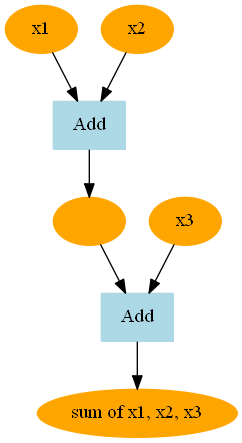
#> input picture images/sum.png, 242 x 443 px
$ jupyter execute --allow-errors 'step49 Dataset class and preprocessing.ipynb'   (older library calls are emulated)
#> lines starting #> are read from the running program, lines starting #| are printed output that depends on the picture
### dezero/transforms.py

import numpy as np
try:
    import Image
except ImportError:
    from PIL import Image
from dezero.utils import pair


class Compose:
    """Compose several transforms.

    Args:
        transforms (list): list of transforms
    """
    def __init__(self, transforms=[]):
        self.transforms = transforms

    # [8 lines left out: function __call__, not called in this run]


### PIL Convert

class Convert:
    def __init__(self, mode='RGB'):
        self.mode = mode

    # [8 lines left out: function __call__, not called in this run]

class Resize:
    """Resize the input PIL image to the given size.

    Args:
        size (int or (int, int)): Desired output size
        mode (int): Desired interpolation
    """
    def __init__(self, size, mode=Image.BILINEAR):
        self.size = pair(size)
        self.mode = mode

    def __call__(self, img):
        return img.resize(self.size, self.mode)

class CenterCrop:
    """Resize the input PIL image to the given size.

    Args:
        size (int or (int, int)): Desired output size.
        mode (int): Desired interpolation
    """
    def __init__(self, size):
        self.size = pair(size)

    # [11 lines left out: function __call__, not called in this run]

class ToArray:
    """Convert PIL Image to NumPy array."""
    def __init__(self, dtype=np.float32):
        self.dtype = dtype

    # [10 lines left out: function __call__, not called in this run]

class ToPIL:
    """Convert NumPy Image to PIL array."""
    def __call__(self, array):
        data = array.transpose(1, 2, 0)
        return Image.fromarray(data)


### Numpy Convert

class Normalize:
    """Normalize a NumPy array with mean and standard deviation

    Args:
        mean (float or sequence): mean for all values or
                                  sequence of means for each channel
        std (float or sequence): standard deviation for all values or
                                 sequence of standard deviation for each channel
    """
    def __init__(self, mean=0, std=1):
        self.mean = mean
        self.std = std

    # [14 lines left out: function __call__, not called in this run]

class Flatten:
    """Flatten a NumPy array"""
    def __call__(self, array):
        return array.flatten()

class AsType:
    def __init__(self, dtype=np.float32):
        self.dtype = dtype

    def __call__(self, array):
        return array.astype(self.dtype)

ToFloat = AsType

class ToInt(AsType):
    def __init__(self, dtype=np.int):
        self.dtype = dtype

### step49 Dataset class and preprocessing.ipynb
## `Dataset` Class

[cell 1]
import numpy as np

class Dataset:
    # [12 lines left out: functions __init__, __getitem__, not called in this run]

    def __len__(self):
        return len(self.data)

    def prepare(self):
        pass

Let's make `Spiral` class using it!

[cell 2]
class Spiral(Dataset):
    def prepare(self):
        self.data, self.label = get_spiral(self.train)

[cell 3]
import dezero

#> (the rest of this cell did not finish here and is left out)

## Case of `Big data`

we cannot maintain the big data at once at Dataset class.<br>
So we have to load everytime when we use it!

```python
class BigData(Dataset):
    def __getitem__(self, index):
        x = np.load("data/{}.npy".format(index))
        y = np.load("data/{}.npy".format(index))

        return x, y

    def __len__():
        return 1000000
```

## Attach along the `datas`

`Dataset` give you one data by one.<br>
Let's attach this data all together

[cell 4]
import dezero

#> (the rest of this cell did not finish here and is left out)

Let's make `x, y` data

#> (a cell that did not finish here is left out)

## Train

[cell 6]
import math
import numpy as np
import dezero
from dezero import optimizers
import dezero.functions as F
from dezero.models import MLP

max_epoch = 300
batch_size = 30
hidden_size = 10
lr = 1.0

#> (the rest of this cell did not finish here and is left out)

[cell 7]
epoch_list = []
loss_list = []

#> (the rest of this cell did not finish here and is left out)

### Loss graph

[cell 8]
import matplotlib.pyplot as plt

plt.plot(epoch_list, loss_list)
plt.xlabel('epoch')
plt.ylabel('loss')
plt.show()
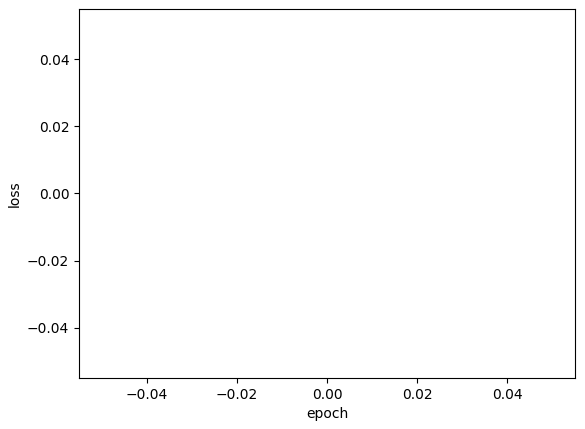
#> figure drawn by matplotlib, 1 panel

### Decision boundary

[cell 9]
x0s = []
x1s = []
ys = []
#> (the rest of this cell did not finish here and is left out)

[cell 10]
x0_min, x0_max = -1, 1
x1_min, x1_max = -1, 1

XX0, XX1 = np.meshgrid(np.arange(x0_min, x0_max, (x0_max - x0_min)/1000),
                       np.arange(x0_min, x0_max, (x0_max - x0_min)/1000))
XS = np.array([XX0.ravel(), XX1.ravel()]).T

#> (the rest of this cell did not finish here and is left out)

## `Dataset` class preprocessing function

`Preprocessing` is often done at data preprocessing!<br>
Often called **`Data Augmentation`**!

[cell 11]
import numpy as np

class Dataset:
    # [22 lines left out: functions __init__, __getitem__, not called in this run]

    def __len__(self):
        return len(self.data)

    def prepare(self):
        pass

### Data preprocessing - `Scaling`

[cell 12]
import dezero

def f(x):
    y = x / 2.0
    return y

#> (the rest of this cell did not finish here and is left out)

#> (a cell that did not finish here is left out)

We can see the data set it well scaled! :)

## More `Data Augmentation!`
- `PIL Image` Transformation
    - Convert
    - Resize
    - CentorCrop
    - ToArray
    - ToPIL
    - etc

- `NumPy ndarray` Transformation
    - Normalize
    - Flatten
    - AsType
    - ToInt
    - etc


[cell 14]
import numpy as np
try:
    import Image
except ImportError:
    from PIL import Image
from dezero.utils import pair

[cell 15]
# [8 lines left out: function pair, not called in this run]

### `PIL Image` Transformation - `Convert`

[cell 16]
class Convert:
    def __init__(self, mode='RGB'):
        self.mode = mode

    # [8 lines left out: function __call__, not called in this run]

[cell 17]
from PIL import Image

[cell 18]
img = Image.open('images/sum.png')
#> img is the input picture: PIL image 242x443 RGBA; mean R, G, B, A 245.8, 233, 205.2, 254.7
print(img)
#| <PIL.PngImagePlugin.PngImageFile image mode=RGBA size=242x443 at 0x7F8ACAB9AF90>
img

We can check that the format changes from `RGBA` -> `RGB`

[cell 19]
img = img.convert('RGB')
#> img: PIL image 242x443 RGB
print(img)
#| <PIL.Image.Image image mode=RGB size=242x443 at 0x7F8ACABBDD90>

[cell 20]
r, g, b = img.split()
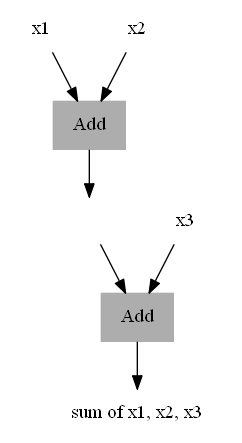
#> r: PIL image 242x443 L; min 0, max 255, mean 245.8
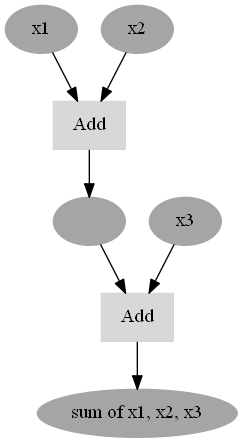
#> g: PIL image 242x443 L; min 0, max 255, mean 233
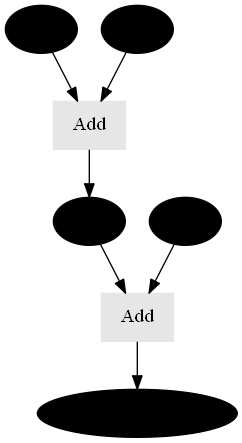
#> b: PIL image 242x443 L; min 0, max 255, mean 205.2
r, g, b

Exchange the `R` and `B`!

[cell 21]
merged_img = Image.merge('RGB', (b, g, r))
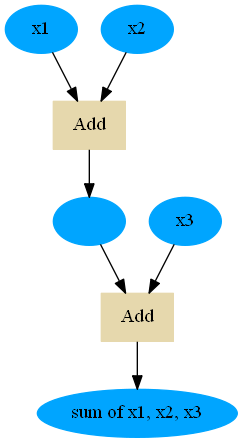
#> merged_img: PIL image 242x443 RGB; mean R, G, B 205.2, 233, 245.8
print(merged_img)
#| <PIL.Image.Image image mode=RGB size=242x443 at 0x7F8ACAC97210>
merged_img

So why we used this way?<br>
-> Because Image doesn't support `BGR` model :)

#> (a cell that did not finish here is left out)

### `PIL Image` Transformation - `Resize`

[cell 23]
class Resize:
    """Resize the input PIL image to the given size.

    Args:
        size (int or (int, int)): Desired output size
        mode (int): Desired interpolation
    """
    def __init__(self, size, mode=Image.BILINEAR):
        self.size = pair(size)
        self.mode = mode

    def __call__(self, img):
        return img.resize(self.size, self.mode)

[cell 24]
img.resize((120, 150))
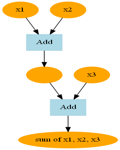
#> Out: PIL image 120x150 RGB; mean R, G, B 245.6, 232.8, 205.1

Look's cute :)

### `PIL Image` Transformation - `CenterCrop`

[cell 25]
class CenterCrop:
    """Resize the input PIL image to the given size.

    Args:
        size (int or (int, int)): Desired output size.
        mode (int): Desired interpolation
    """
    def __init__(self, size):
        self.size = pair(size)

    # [11 lines left out: function __call__, not called in this run]

[cell 26]
W, H = img.size
#> W = 242; H = 443
W, H
#> Out = (242, 443)

[cell 27]
OW, OH = 100, 200
OW, OH

[cell 28]
left = (W - OW) // 2
#> left = 71
right = W - ((W - OW) // 2 + (W - OW) % 2)
#> right = 171

print(f'left : {left}, right : {right}')
#| left : 71, right : 171

up = (H - OH) // 2
#> up = 121
bottom = H - ((H - OH) // 2 + (H - OH) % 2)
#> bottom = 321

print(f'up : {up}, bottom : {bottom}')
#| up : 121, bottom : 321

[cell 29]
img.crop((left, up, right, bottom))
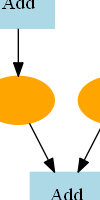
#> Out: PIL image 100x200 RGB; mean R, G, B 233.2, 226.9, 204.5

### `PIL Image` Transformation - `ToArray`

[cell 30]
class ToArray:
    """Convert PIL Image to NumPy array."""
    def __init__(self, dtype=np.float32):
        self.dtype = dtype

    # [10 lines left out: function __call__, not called in this run]

[cell 31]
img = np.asarray(img)
img.shape
#> Out = (443, 242, 3)

The shape is made as `H, W, C`.<br>
We should turn this to `C, H, W`

[cell 32]
numpy_img = img.transpose(2, 0, 1)
numpy_img.shape
#> Out = (3, 443, 242)

[cell 33]
img.dtype, img.astype(np.float32).dtype

### `PIL Image` Transformation - `ToPIL`

[cell 34]
class ToPIL:
    """Convert NumPy Image to PIL array."""
    def __call__(self, array):
        data = array.transpose(1, 2, 0)
        return Image.fromarray(data)

[cell 35]
numpy_img.shape
#> Out = (3, 443, 242)

[cell 36]
tranposed_numpy_img = numpy_img.transpose(1, 2, 0)
tranposed_numpy_img.shape

[cell 37]
Image.fromarray(tranposed_numpy_img)

Well done :)!

### `NumPy ndarray` Transformation - `Normalize`

[cell 38]
class Normalize:
    """Normalize a NumPy array with mean and standard deviation

    Args:
        mean (float or sequence): mean for all values or
                                  sequence of means for each channel
        std (float or sequence): standard deviation for all values or
                                 sequence of standard deviation for each channel
    """
    def __init__(self, mean=0, std=1):
        self.mean = mean
        self.std = std

    # [14 lines left out: function __call__, not called in this run]

[cell 39]
numpy_img.shape, numpy_img.ndim

[cell 40]
[1] * numpy_img.ndim

[cell 41]
len(numpy_img)
#> Out = 3

[cell 42]
mean = np.array([1, 10, 100, 1000]).reshape(4, 1, 1)
mean

#> (a cell that did not finish here is left out)

### `NumPy ndarray` Transformation - `Flatten`

[cell 44]
class Flatten:
    """Flatten a NumPy array"""
    def __call__(self, array):
        return array.flatten()

[cell 45]
numpy_img.flatten(), numpy_img.flatten().shape

### `NumPy ndarray` Transformation - `AsType`

[cell 46]
class AsType:
    def __init__(self, dtype=np.float32):
        self.dtype = dtype

    def __call__(self, array):
        return array.astype(self.dtype)

[cell 47]
numpy_img.astype(np.complex128)

[cell 48]
ToFloat = AsType

### `NumPy ndarray` Transformation - `ToInt`

[cell 49]
class ToInt(AsType):
    def __init__(self, dtype=np.int):
        self.dtype = dtype

## Collection of transforms - `Compose`

[cell 50]
class Compose:
    """Compose several transforms.

    Args:
        transforms (list): list of transforms
    """
    def __init__(self, transforms=[]):
        self.transforms = transforms

    # [8 lines left out: function __call__, not called in this run]

## Test!

[cell 51]
import dezero
from dezero import transforms

f = transforms.Normalize(mean=0.0, std=2.0)

#> (the rest of this cell did not finish here and is left out)

[cell 52]
f = transforms.Compose([transforms.Normalize(mean=0.0, std=2.0),
                        transforms.AsType(np.complex64)])

$ run again, with images/goldstein.png copied over images/sum.png
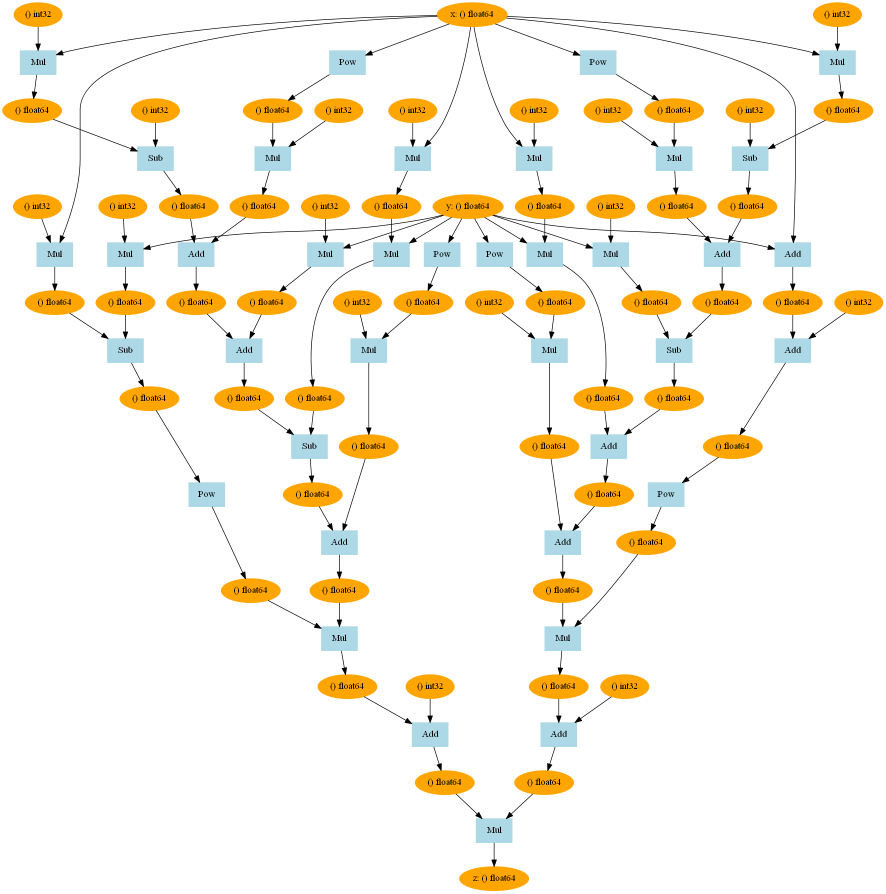
#> input picture images/goldstein.png, 1771 x 1787 px (shown at 1/2 size)
#> img is the input picture: PIL image 1771x1787 RGBA; mean R, G, B, A 248.1, 243.1, 231.2, 254.9
#| <PIL.PngImagePlugin.PngImageFile image mode=RGBA size=1771x1787 at 0x7F8ACAC61110>
#> img: PIL image 1771x1787 RGB
#| <PIL.Image.Image image mode=RGB size=1771x1787 at 0x7F8ACB726910>
#> `merged_img = Image.merge('RGB', (b, g, r))`:
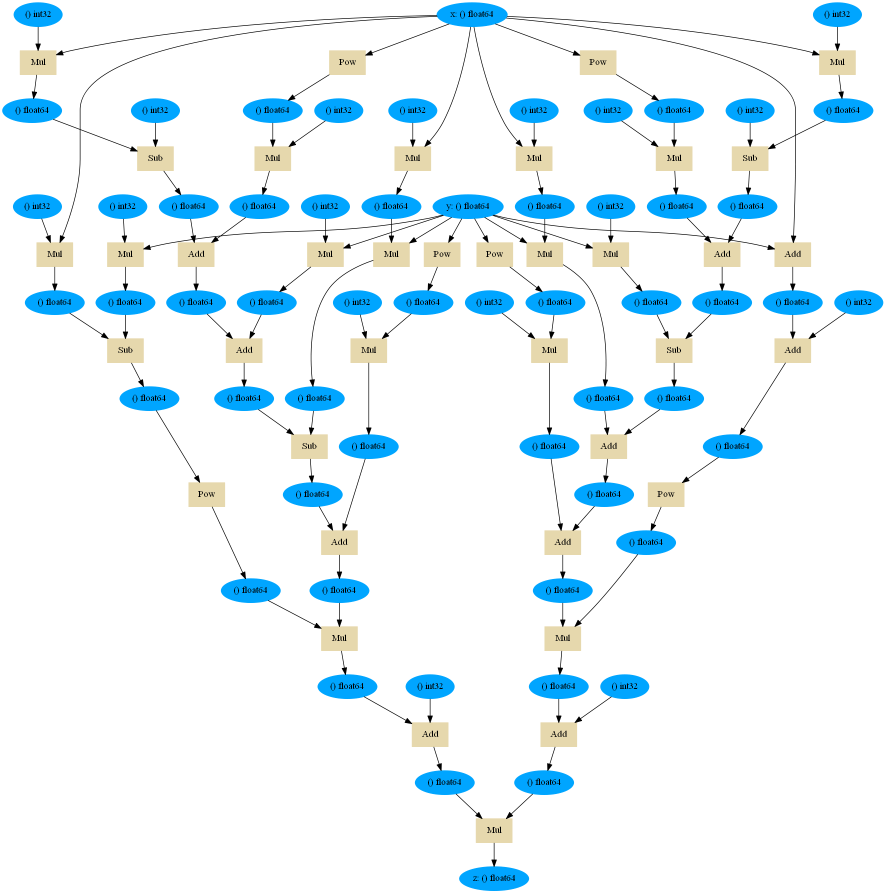
#> merged_img: PIL image 1771x1787 RGB (shown at 1/2 size); mean R, G, B 231.2, 243.1, 248.1
#| <PIL.Image.Image image mode=RGB size=1771x1787 at 0x7F8ACAA2EB10>
#> `img.resize((120, 150))`:
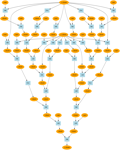
#> Out: PIL image 120x150 RGB; mean R, G, B 247.8, 242.8, 231
#| left : 835, right : 935
#| up : 793, bottom : 993
#> `len(numpy_img)`: Out = 3
